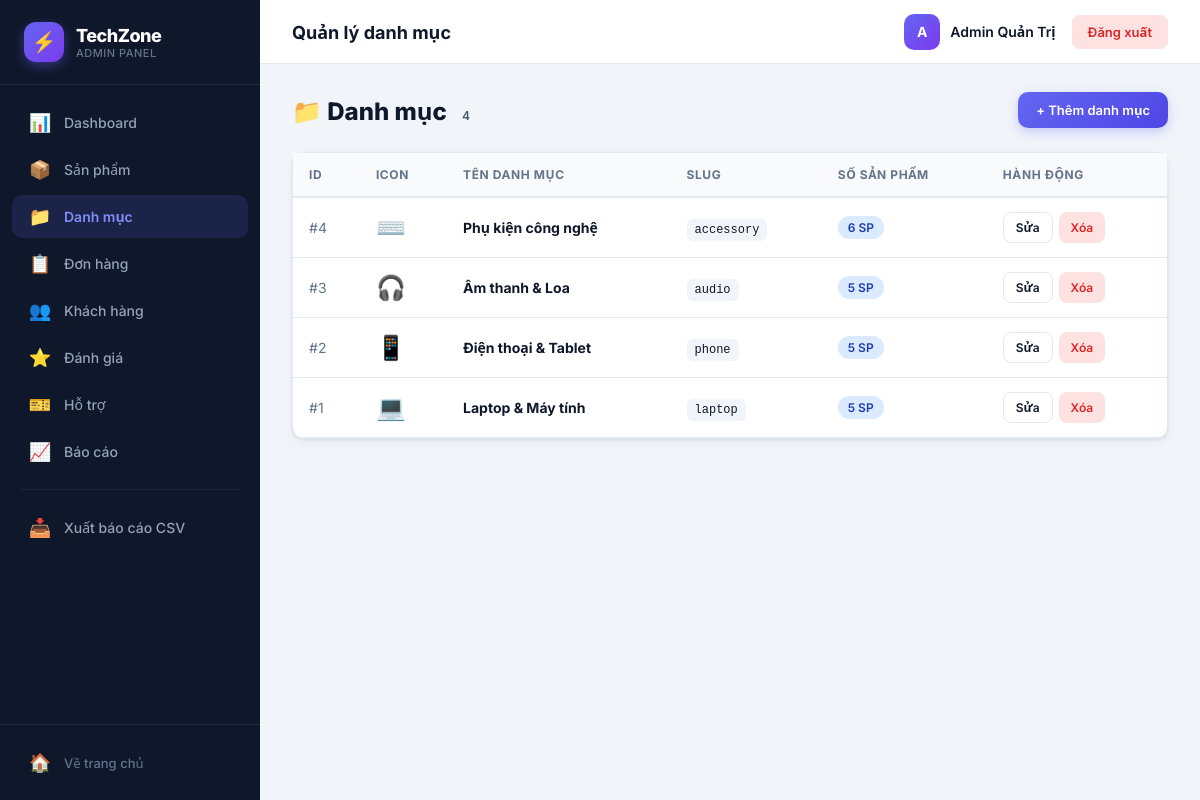
Screenshot of /admin/categories.php (signed in) with the database file from the repository.
### tables this page shows
CREATE TABLE `categories` (
  `id` int(10) UNSIGNED NOT NULL,
  `name` varchar(100) NOT NULL,
  `slug` varchar(100) NOT NULL,
  `icon` varchar(10) DEFAULT '?'
);

### admin/categories.php (the view, shortened to what this page needs)
<?php
$pdo = getDB();
$categories = $pdo->query("
    SELECT c.*, COUNT(p.id) AS product_count
    FROM categories c
    LEFT JOIN products p ON p.category_id = c.id
    GROUP BY c.id
    ORDER BY c.id DESC
")->fetchAll();
require_once __DIR__ . '/admin_layout.php';
?>
<div class="page-header">
    <h1>📁 Danh mục <span class="badge badge-secondary"><?= count($categories) ?></span></h1>
    <a href="category_add.php" class="btn btn-primary">+ Thêm danh mục</a>
</div>
<div class="card">
    <div class="card-body" style="padding:0;">
        <div class="table-container">
            <table class="data-table">
                <thead>
                    <tr>
                        <th>ID</th>
                        <th>Icon</th>
                        <th>Tên danh mục</th>
                        <th>Slug</th>
                        <th>Số sản phẩm</th>
                        <th>Hành động</th>
                    </tr>
                </thead>
                <tbody>
                    <?php foreach ($categories as $cat): ?>
                        <tr>
                            <td style="color:var(--text-sub);">#<?= $cat['id'] ?></td>
                            <td><span style="font-size:24px;"><?= $cat['icon'] ?></span></td>
                            <td><strong><?= htmlspecialchars($cat['name']) ?></strong></td>
                            <td><code style="background:#f1f5f9;padding:4px 8px;border-radius:6px;font-size:12px;"><?= htmlspecialchars($cat['slug']) ?></code></td>
                            <td>
                                <span class="badge badge-info"><?= $cat['product_count'] ?> SP</span>
                            </td>
                            <td>
                                <div style="display:flex;gap:6px;">
                                    <a href="category_edit.php?id=<?= $cat['id'] ?>" class="btn btn-outline btn-sm">Sửa</a>
                                    <a href="?action=delete&id=<?= $cat['id'] ?>" class="btn btn-danger btn-sm" onclick="return confirm('Xóa danh mục này?')">Xóa</a>
                                </div>
                            </td>
                        </tr>
                    <?php endforeach; ?>
                </tbody>
            </table>
        </div>
    </div>
</div>
<?php require_once __DIR__ . '/admin_footer.php'; ?>

### admin/admin_layout.php (style rules this page uses)
*, *::before, *::after { box-sizing: border-box; margin: 0; padding: 0; }
:root { --sidebar-w: 260px; --topbar-h: 64px; --primary: #6366f1; --primary-dark: #4f46e5; --primary-light: #818cf8; --bg: #f1f5f9; --card: #ffffff; --text: #0f172a; --text-sub: #64748b; --border: #e2e8f0; --success: #22c55e; --warning: #f59e0b; --danger: #ef4444; --info: #3b82f6; --sidebar-bg: #0f172a; --sidebar-hover: #1e293b; --sidebar-active: rgba(99, 102, 241, 0.15); --radius: 12px; --shadow: 0 1px 3px rgba(0,0,0,0.08), 0 4px 12px rgba(0,0,0,0.04); --shadow-lg: 0 10px 30px rgba(0,0,0,0.08), 0 4px 12px rgba(0,0,0,0.05); }
body { font-family: 'Inter', system-ui, -apple-system, sans-serif; background: var(--bg); color: var(--text); min-height: 100vh; }
.card { background: var(--card); border-radius: var(--radius); box-shadow: var(--shadow); border: 1px solid var(--border); }
.card-body { padding: 24px; }
.table-container { overflow-x: auto; }
table.data-table { width: 100%; border-collapse: collapse; }
table.data-table thead { background: #f8fafc; }
table.data-table th { padding: 13px 16px; text-align: left; font-size: 12px; font-weight: 700; color: var(--text-sub); text-transform: uppercase; letter-spacing: 0.05em; white-space: nowrap; border-bottom: 2px solid var(--border); }
table.data-table td { padding: 14px 16px; font-size: 14px; border-bottom: 1px solid var(--border); vertical-align: middle; }
table.data-table tbody tr { transition: background 0.15s; }
.btn { display: inline-flex; align-items: center; gap: 6px; padding: 9px 18px; border-radius: 10px; font-size: 13px; font-weight: 600; text-decoration: none; border: none; cursor: pointer; transition: all 0.2s ease; white-space: nowrap; }
.btn-primary { background: linear-gradient(135deg, var(--primary), var(--primary-dark)); color: #fff; box-shadow: 0 4px 12px rgba(99,102,241,0.3); }
.btn-danger { background: #fee2e2; color: #dc2626; }
.btn-outline { background: #fff; border: 1px solid var(--border); color: var(--text); }
.btn-sm { padding: 6px 12px; font-size: 12px; border-radius: 8px; }
.badge { display: inline-flex; align-items: center; gap: 4px; padding: 4px 10px; border-radius: 999px; font-size: 12px; font-weight: 600; white-space: nowrap; }
.badge-info { background: #dbeafe; color: #1e40af; }
.badge-secondary { background: #f1f5f9; color: #475569; }
.page-header { display: flex; align-items: center; justify-content: space-between; margin-bottom: 24px; gap: 16px; flex-wrap: wrap; }
.page-header h1 { font-size: 24px; font-weight: 800; color: var(--text); }

### rows the page displays
categories: id "4", icon "⌨️", name "Phụ kiện công nghệ", slug "accessory", product_count "6"
categories: id "3", icon "🎧", name "Âm thanh & Loa", slug "audio", product_count "5"
categories: id "2", icon "📱", name "Điện thoại & Tablet", slug "phone", product_count "5"
categories: id "1", icon "💻", name "Laptop & Máy tính", slug "laptop", product_count "5"

### other values shown
$item['icon'] "📊"
$item['label'] "Dashboard"
$item['icon'] "📦"
$item['label'] "Sản phẩm"
$item['icon'] "📁"
$item['label'] "Danh mục"
$item['icon'] "📋"
$item['label'] "Đơn hàng"
$item['icon'] "👥"
$item['label'] "Khách hàng"
$item['icon'] "⭐"
$item['label'] "Đánh giá"
$item['icon'] "🎫"
$item['label'] "Hỗ trợ"
$item['icon'] "📈"
